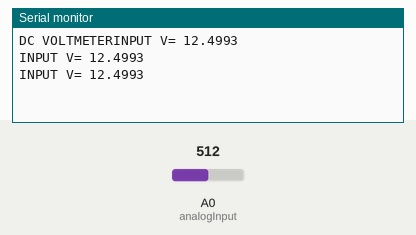
This sketch was run on a simulated Arduino Uno, built with avr-gcc and run on an emulated ATmega328P. On the bench: the last lines printed to the serial monitor. Inputs (shaded band) come from the test bench; at power-on: A0 (analogInput) = 512.

Above: at 1.3 s.
1.4 s: A0 (analogInput) set to 716
At 1.9 s:
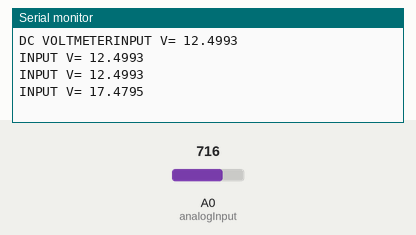
2.9 s: A0 (analogInput) set to 900
At 3.4 s:
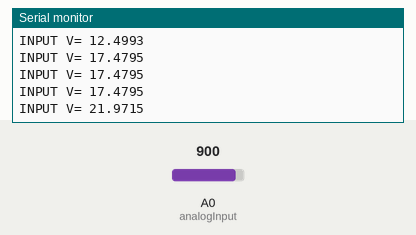
Timing chart, 0 to 5.9 s (numbered marks = the images above; inputs shaded):
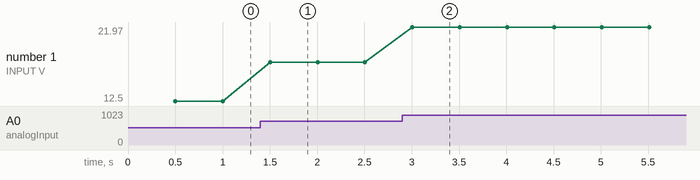

Measured:
- after the input at 1.4 s, the serial monitor: prints a new line after 0.10 s (image 1)
- after the input at 2.9 s, the serial monitor: prints a new line after 0.11 s (image 2)
- plotted number 1: 12.5 → 17.48 after the input at 1.4 s, 17.48 → 21.97 after the input at 2.9 s

The sketch:

measure_voltage.ino
```cpp
/*
DC Voltmeter Using a Voltage Divider
Reference: http://henrysbench.capnfatz.com/henrys-bench/arduino-voltage-measurements/arduino-25v-voltage-sensor-module-user-manual/
Used Voltmeter: https://www.amazon.de/gp/product/B07GNG55PZ/ref=ppx_yo_dt_b_asin_title_o02_s01?ie=UTF8&psc=1
*/

int analogInput = A0;
float vout = 0.0;
float vin = 0.0;
float R1 = 30002.0; //
float R2 = 7501.0; //
int value = 0;
void setup(){
   pinMode(analogInput, INPUT);
   Serial.begin(9600);
   Serial.print("DC VOLTMETER");
}
void loop(){
   // read the value at analog input
   value = analogRead(analogInput);
   vout = (value * 5.0) / 1024.0; // see text
   vin = vout / (R2/(R1+R2));

Serial.print("INPUT V= ");
Serial.println(vin,4);
delay(500);
}
```
